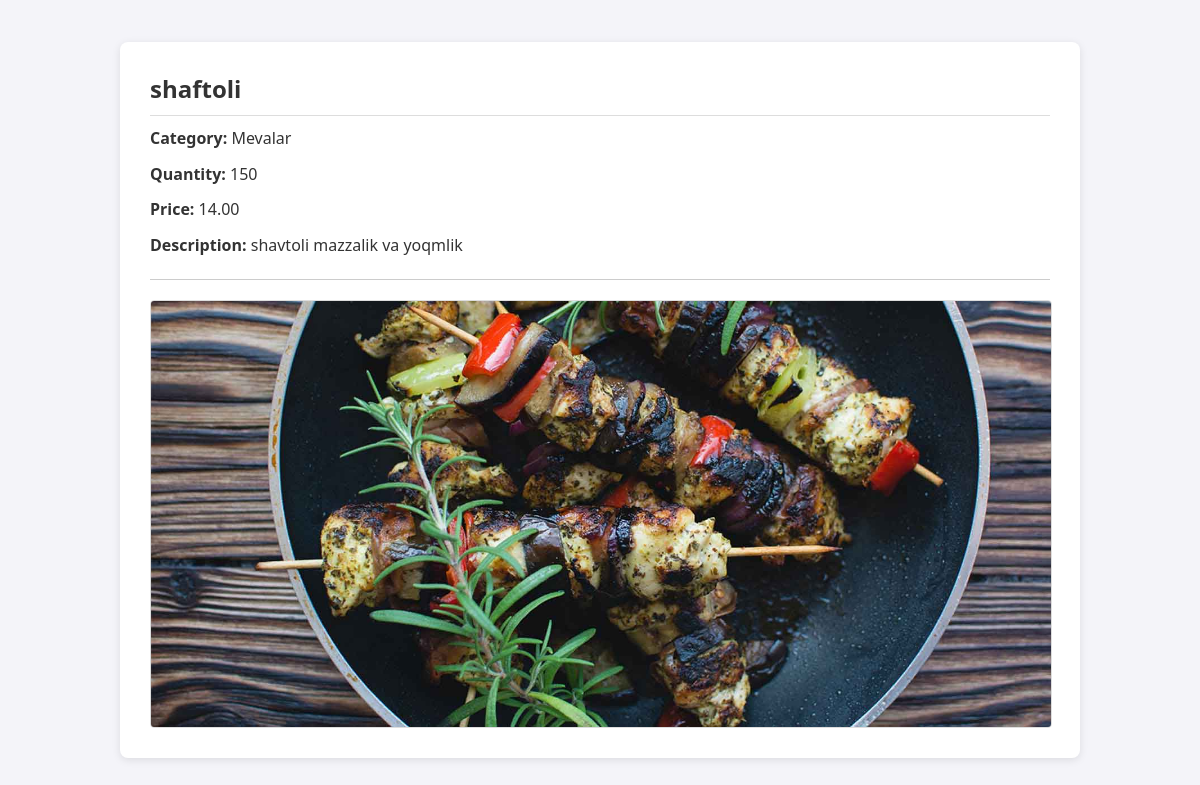
Page /main/back-office/product/detail/1/ on the committed database.
### Goods/models.py (models this page shows, shortened)
class Product(models.Model):
    name = models.CharField(max_length=255)
    quantity = models.PositiveIntegerField(default=1)
    price = models.DecimalField(max_digits=8, decimal_places=2)
    category = models.ForeignKey(Category, on_delete=models.CASCADE, related_name='products')
    description = models.TextField()
    def __str__(self):
        return self.name

class Category(models.Model):
    name = models.CharField(max_length=255)
    title = models.TextField()
    img = models.ImageField(upload_to='category_img')

class ProductImg(models.Model):
    product = models.ForeignKey(Product, on_delete=models.CASCADE, related_name='images')
    img = models.ImageField(upload_to='product-img')

### Goods/back-office/product/views.py (the view)
# urls.py: path('detail/<int:id>/', views.detailProduct, name='detailProduct'),
def detailProduct(request, id):
    queryset = models.Product.objects.get(id=id)
    print('queryset',queryset )
    print('id', id)
    querysetImg = models.ProductImg.objects.filter(product_id = id)
    context = {}
    context['queryset'] = queryset
    context['querysetImg'] = querysetImg
    context['images'] = models.ProductImg.objects.filter(product=queryset)
    return render(request, 'back-office/product/detail.html',context)

### templates/back-office/product/detail.html (shortened to what this page needs)
<!DOCTYPE html>
{% load static %}
<html lang="en">
<head>
    <link rel="stylesheet" href="{% static 'assets/css/product-detail.css' %}">
</head>
<body>
    <div class="container">
        <div class="details">
            <h2>{{ queryset.name }}</h2>
            <p><strong>Category:</strong> {{ queryset.category.name }}</p>
            <p><strong>Quantity:</strong> {{ queryset.quantity }}</p>
            <p><strong>Price:</strong> {{ queryset.price }}</p>
            <p><strong>Description:</strong> {{ queryset.description }}</p>
        </div>
        <hr>
        <div class="images">
            {% for image in querysetImg %}
            <img src="{{ image.img.url }}" alt="Product Image" width="200px">
            {% endfor %}
        </div>
    </div>
</body>
</html>

### static/assets/css/product-detail.css (style rules this page uses)
body { font-family: 'Segoe UI', Tahoma, Geneva, Verdana, sans-serif; margin: 0; padding: 0; background-color: #f4f4f9; color: #333; display: flex; justify-content: center; align-items: center; min-height: 100vh; }
h1, h2, h3, p { margin: 10px 0; }
hr { border: 0; height: 1px; background: #ccc; margin: 20px 0; }
.container { max-width: 900px; width: 100%; background-color: #fff; padding: 30px; border-radius: 8px; box-shadow: 0 2px 8px rgba(0, 0, 0, 0.1); }
.details { margin-bottom: 20px; }
.details h2 { margin: 0; padding-bottom: 10px; border-bottom: 1px solid #ddd; }
.details p { margin: 10px 0; line-height: 1.6; }
.images { display: grid; grid-template-columns: repeat(auto-fit, minmax(250px, 1fr)); gap: 15px; }
.images img { width: 100%; height: auto; border: 1px solid #ddd; border-radius: 4px; transition: transform 0.3s ease, box-shadow 0.3s ease; }

### rows in the picture
Product: name "shaftoli", category.name "Mevalar", quantity "150", price "14.00", description "shavtoli mazzalik va yoqmlik"
ProductImg: img (picture)
